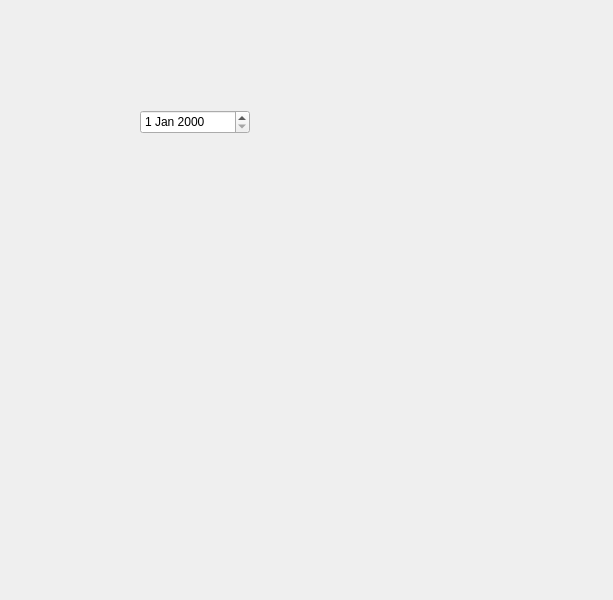
<?xml version="1.0" encoding="UTF-8"?>
<ui version="4.0">
 <class>scoreSearch</class>
 <widget class="QWidget" name="scoreSearch">
  <property name="geometry">
   <rect>
    <x>0</x>
    <y>0</y>
    <width>613</width>
    <height>600</height>
   </rect>
  </property>
  <property name="windowTitle">
   <string>Form</string>
  </property>
  <widget class="QDateEdit" name="dateEdit">
   <property name="geometry">
    <rect>
     <x>140</x>
     <y>110</y>
     <width>110</width>
     <height>24</height>
    </rect>
   </property>
  </widget>
 </widget>
 <resources/>
 <connections/>
</ui>
